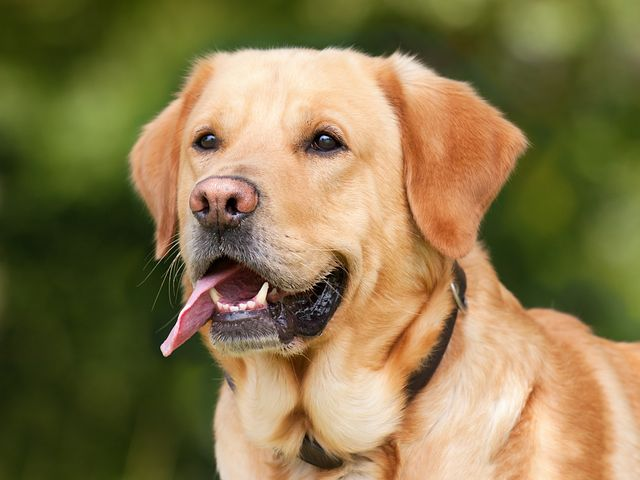
#> input picture lab.jpg, 640 x 480 px
$ python colorhist.py
#> lines starting #> are read from the running program, lines starting #| are printed output that depends on the picture; after the words box and inside, x2 and y2 are one past the last pixel; in counts of white or black regions, pixels touching at a corner belong together
import cv2 as cv
import numpy as np
import matplotlib.pyplot as plt

img = cv.imread('lab.jpg')
#> img is the input picture: shape (480, 640, 3); mean B, G, R 76.2, 119.6, 136.3
cv.imshow('lab',img)

blank = np.zeros(img.shape[:2],dtype = 'uint8')
cv.imshow('blank',blank)

circle = cv.circle(blank,(300,300),100,(255,255,255),thickness = -1)
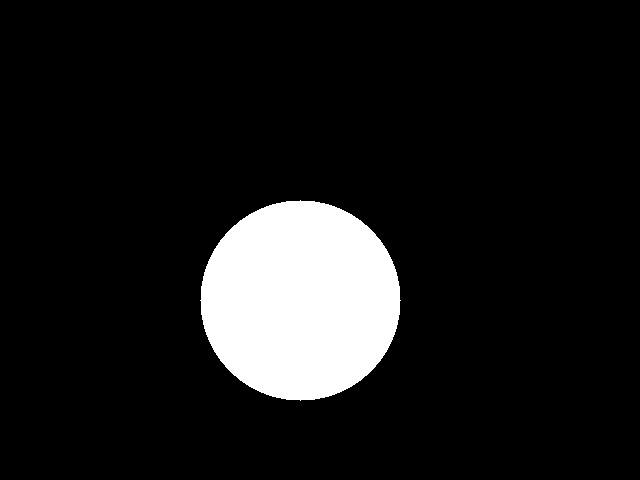
#> blank: shape (480, 640); 10.2% white; 1 white region, box (x1, y1, x2, y2) and area: (200, 200, 401, 401) 31417
cv.imshow('circle',circle)

mask = cv.bitwise_and(img,img,mask=circle)
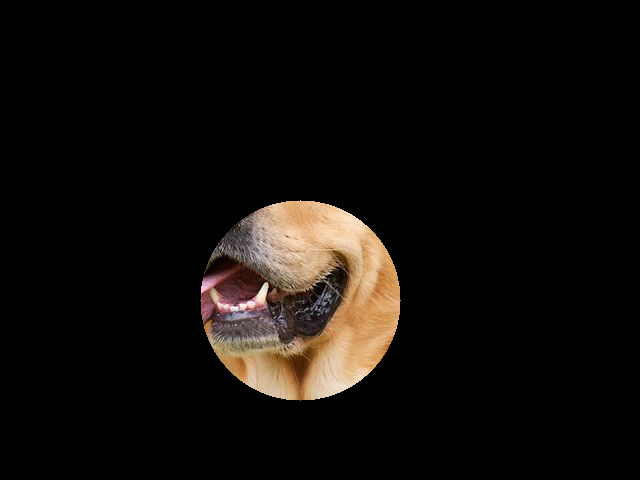
#> mask: shape (480, 640, 3); mean B, G, R 10.4, 13.4, 16.9
cv.imshow('mask',mask)
colors = ('b','g','r')

for i,col in enumerate(colors):
    hist = cv.calcHist([img],[i],circle,[256],[0,256])
    plt.plot(hist,color=col)
    plt.xlim([0,256])
plt.show()
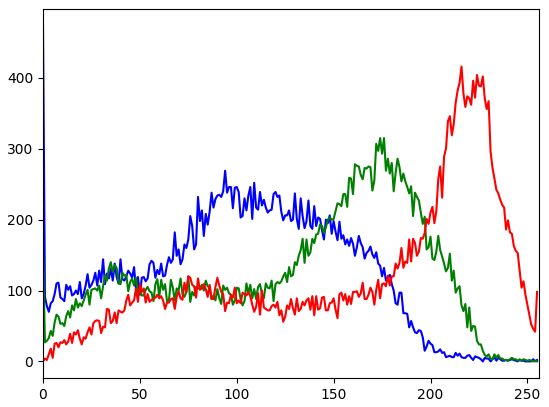
#> figure drawn by matplotlib, 1 panel; curve peaks at x = 0, y = 474; curve peaks at x = 174, y = 315; curve peaks at x = 216, y = 416

cv.waitKey(0)
